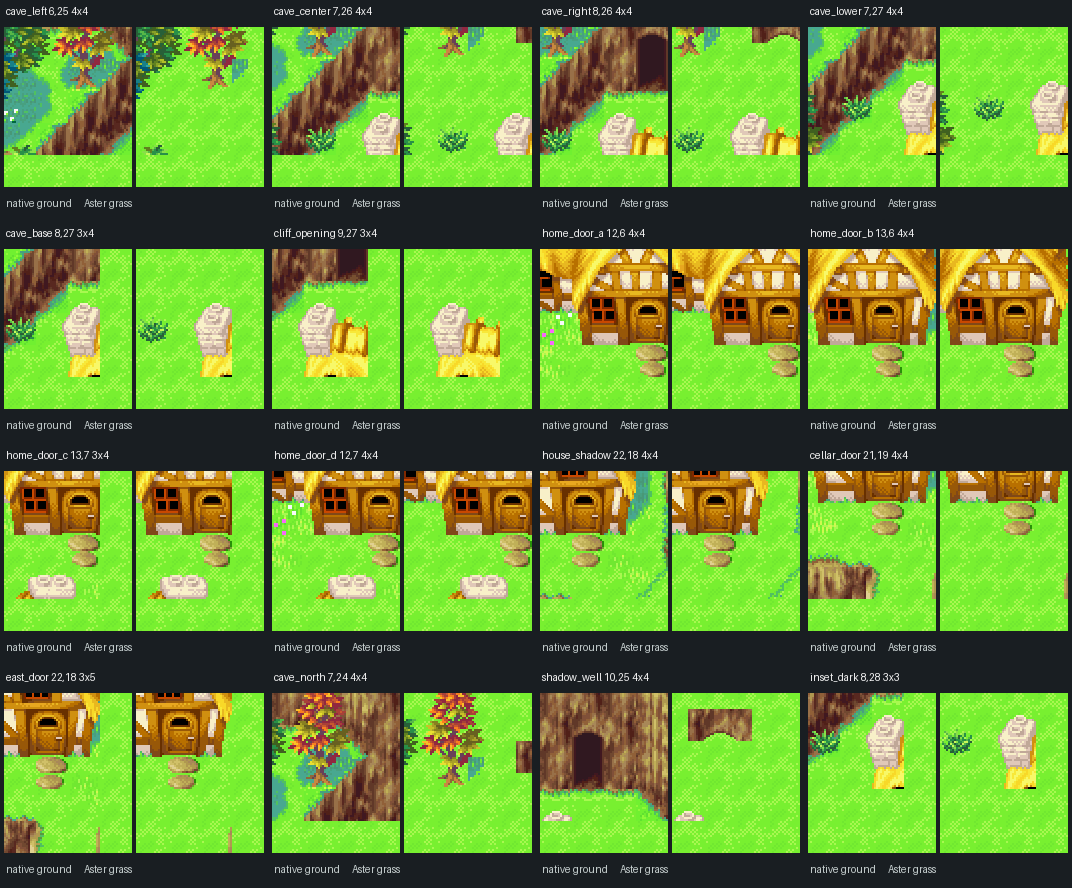

Recreate this plot in Python.
#!/usr/bin/env python3
"""Search authentic Golden Sun Vale dark cave/door components for Aster's well.

A tiny dark dry opening on soil must read as a real well, not a borrowed
cliff/cave, building doorway, water pool or Psynergy Stone. Visual comparison
only, do not alter Aster's playable or ruined map.
"""
from pathlib import Path
from PIL import Image,ImageDraw
import aster_layout as town
import aster_visual_preview as art

ROOT=Path(__file__).resolve().parents[1]
OUT=ROOT/"tools/aster_well_mouth_atlas.png"
# Name, source Vale x,y,w,h: deliberate neighboring crop offsets.
CROPS=(
 ("cave_left",6,25,4,4),
 ("cave_center",7,26,4,4),
 ("cave_right",8,26,4,4),
 ("cave_lower",7,27,4,4),
 ("cave_base",8,27,3,4),
 ("cliff_opening",9,27,3,4),
 ("home_door_a",12,6,4,4),
 ("home_door_b",13,6,4,4),
 ("home_door_c",13,7,3,4),
 ("home_door_d",12,7,4,4),
 ("house_shadow",22,18,4,4),
 ("cellar_door",21,19,4,4),
 ("east_door",22,18,3,5),
 ("cave_north",7,24,4,4),
 ("shadow_well",10,25,4,4),
 ("inset_dark",8,28,3,3),
)
W,H=4,5
COLS=4
CW,CH=268,222
Z=2

def main():
    vale=town.load_vale()
    blocks,pal,_=art.load_tiles()
    meta=art.load_metatiles()
    bad=set()
    cache={}
    seen={}
    def mt(tok,base):
        n=int(tok.split(":")[0],16)&4095
        key=n,base
        if key not in seen:seen[key]=art.render_metatile(n,meta,blocks,pal,bad,cache,base)
        return seen[key]
    grass=Image.new("RGBA",(W*16,H*16),art.EMPTY_BG)
    for y in range(H):
        for x in range(W):
            for tok,base in (("ba",0),("15",2),("15",2)):
                im=mt(tok,base)
                if im is not None: grass.alpha_composite(im,(x*16,y*16))
    rows=(len(CROPS)+COLS-1)//COLS
    atlas=Image.new("RGB",(COLS*CW,rows*CH),(25,30,34))
    draw=ImageDraw.Draw(atlas)
    for i,(name,sx,sy,w,h) in enumerate(CROPS):
        assert sx+w<=30 and sy+h<=57
        ox,oy=(i%COLS)*CW,(i//COLS)*CH
        draw.text((ox+6,oy+5),f"{name} {sx},{sy} {w}x{h}",fill=(244,244,244))
        for mode in range(2):
            view=grass.copy()
            for dy in range(h):
                for dx in range(w):
                    p=(dx*16,dy*16)
                    if mode==0:
                        im=mt(vale[sy+dy][sx+dx],0)
                        if im is not None:view.alpha_composite(im,p)
                    for off in (30,60):
                        im=mt(vale[sy+dy][sx+dx+off],2)
                        if im is not None:view.alpha_composite(im,p)
            view=view.resize((W*16*Z,H*16*Z),Image.Resampling.NEAREST)
            atlas.paste(view.convert("RGB"),(ox+4+mode*132,oy+27))
        draw.text((ox+6,oy+197),"native ground      Aster grass",fill=(199,208,208))
    atlas.save(OUT,optimize=True)
    print("Golden Sun well mouth component atlas:",OUT)
    if bad:print("Invalid source entries:",sorted(bad,key=str)[:20])
    print("No Aster gameplay map changed")
if __name__=="__main__":
    main()
